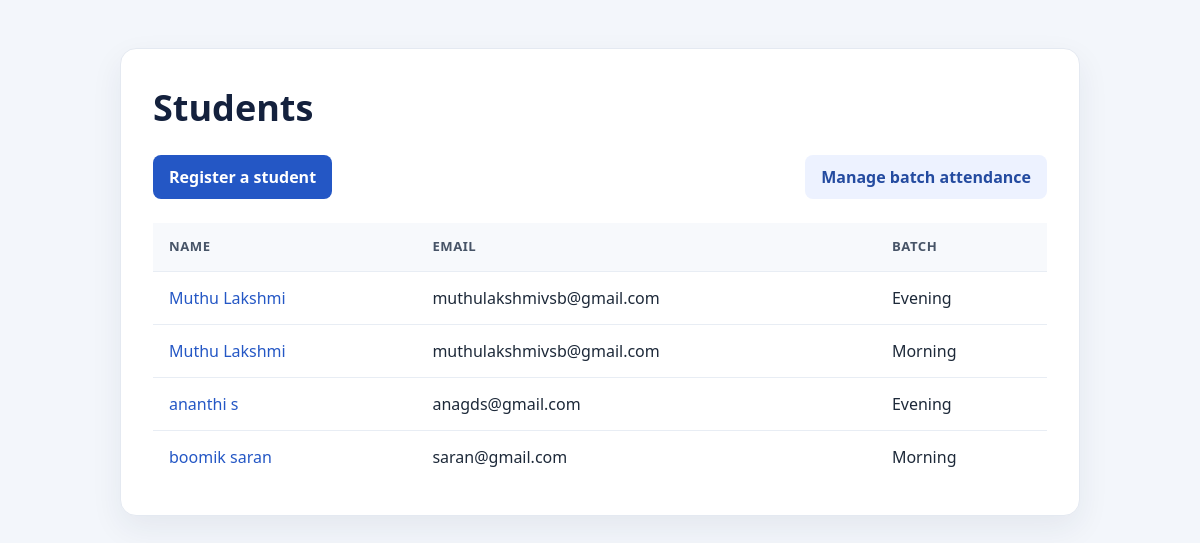
The page /students/ on the database its author committed.
### sms/models.py (models this page shows, shortened)
class Student(models.Model):
    first_name = models.CharField(max_length=100)
    last_name = models.CharField(max_length=100)
    email = models.EmailField()
    phone_number = models.CharField(max_length=20)
    batch = models.ForeignKey(Batch, on_delete=models.CASCADE, related_name='students')
    courses = models.ManyToManyField(Course, related_name='students', blank=True)

class Batch(models.Model):
    name = models.CharField(max_length=100)
    start_date = models.DateField()

### sms/views.py (the view)
# urls.py: path('', RedirectView.as_view(pattern_name='student_list', permanent=False)),
def student_list(request):
    students = Student.objects.select_related('batch').all()
    return render(request, 'sms/student_list.html', {'students': students})

### sms/templates/sms/student_list.html (shortened to what this page needs)
<!DOCTYPE html>
<html lang="en">
<head>
    {% load static %}
    <link rel="stylesheet" href="{% static 'sms/styles.css' %}">
</head>
<body>
    <main class="page">
        <h1>Students</h1>
        <nav class="actions">
            <a class="button" href="{% url 'register_student' %}">Register a student</a>
            <a class="button button-secondary" href="{% url 'batch_list' %}">Manage batch attendance</a>
        </nav>
        <div class="table-wrap">
            <table>
                <thead>
                    <tr>
                        <th>Name</th>
                        <th>Email</th>
                        <th>Batch</th>
                    </tr>
                </thead>
                <tbody>
                    {% for student in students %}
                        <tr>
                            <td><a href="{% url 'student_attendance_report' student.id %}">{{ student.first_name }} {{ student.last_name }}</a></td>
                            <td>{{ student.email }}</td>
                            <td>{{ student.batch.name }}</td>
                        </tr>
                    {% empty %}
                        <tr>
                            <td colspan="3">No students registered yet.</td>
                        </tr>
                    {% endfor %}
                </tbody>
            </table>
        </div>
    </main>
</body>
</html>

### sms/static/sms/styles.css (style rules this page uses)
:root { color-scheme: light; font-family: "Segoe UI", Arial, sans-serif; color: #1d2939; background: #f3f6fb; font-synthesis: none; }
* { box-sizing: border-box; }
body { margin: 0; line-height: 1.5; }
.page { width: min(100% - 32px, 960px); margin: 48px auto; padding: 32px; background: #fff; border: 1px solid #e4e9f1; border-radius: 16px; box-shadow: 0 12px 32px rgb(28 43 64 / 7%); }
h1, h2 { margin-top: 0; color: #14213d; }
h1 { margin-bottom: 20px; font-size: clamp(1.7rem, 4vw, 2.25rem); }
a { color: #2457c5; text-decoration: none; }
.actions, .page-header { display: flex; align-items: center; justify-content: space-between; gap: 16px; }
.actions { flex-wrap: wrap; margin-bottom: 24px; }
.button, button { display: inline-block; padding: 10px 16px; border: 0; border-radius: 8px; background: #2457c5; color: #fff; font: inherit; font-weight: 600; cursor: pointer; }
.button-secondary { background: #edf2ff; color: #244ba0; }
.table-wrap { overflow-x: auto; }
table { width: 100%; border-collapse: collapse; text-align: left; }
th, td { padding: 14px 16px; border-bottom: 1px solid #e8edf4; }
th { background: #f7f9fc; color: #475467; font-size: 0.82rem; font-weight: 700; letter-spacing: 0.04em; text-transform: uppercase; }
tbody tr:last-child td { border-bottom: 0; }

### rows shown on the page
Student: first_name "Muthu", last_name "Lakshmi", email "muthulakshmivsb@gmail.com", batch.name "Evening"
Student: first_name "Muthu", last_name "Lakshmi", email "muthulakshmivsb@gmail.com", batch.name "Morning"
Student: first_name "ananthi", last_name "s", email "anagds@gmail.com", batch.name "Evening"
Student: first_name "boomik", last_name "saran", email "saran@gmail.com", batch.name "Morning"
